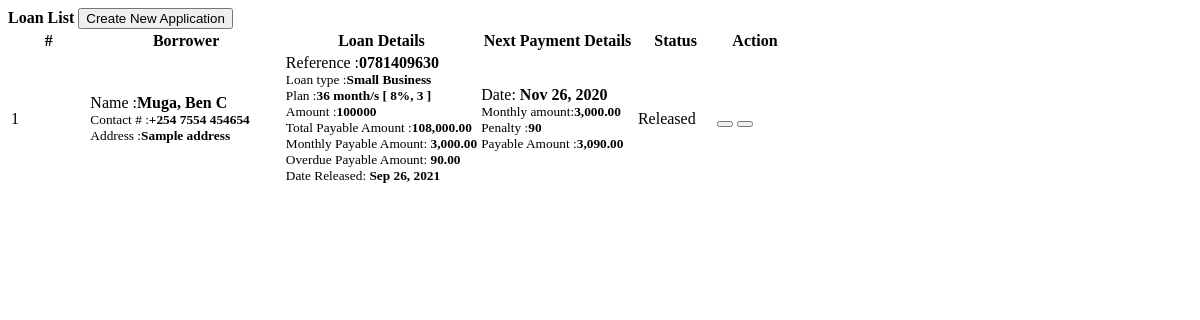
The app's page /loans.php, older data.
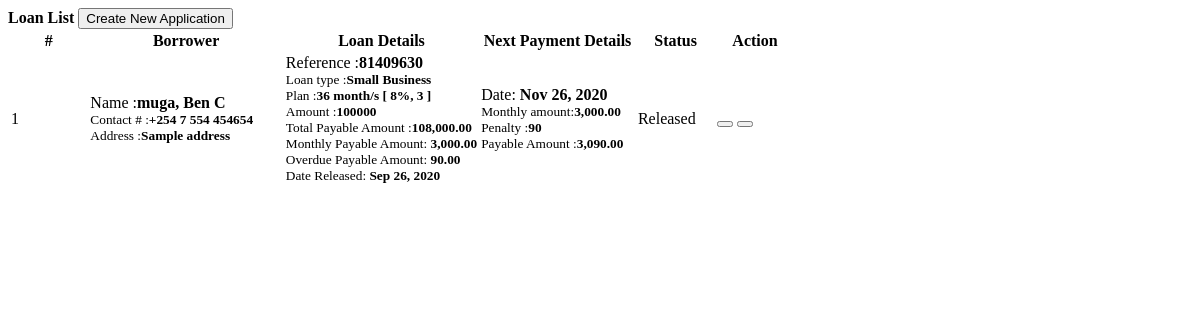
The same page, newer data.
### tables this page shows
CREATE TABLE `loan_list` (
  `id` int(30) NOT NULL,
  `ref_no` varchar(50) NOT NULL,
  `loan_type_id` int(30) NOT NULL,
  `borrower_id` int(30) NOT NULL,
  `purpose` text NOT NULL,
  `amount` double NOT NULL,
  `plan_id` int(30) NOT NULL,
  `status` tinyint(1) NOT NULL DEFAULT 0 COMMENT '0= request, 1= confrimed,2=released,3=complteted,4=denied\r\n',
  `date_released` datetime NOT NULL,
  `date_created` datetime NOT NULL DEFAULT current_timestamp() ON UPDATE current_timestamp()
);

CREATE TABLE `borrowers` (
  `id` int(30) NOT NULL,
  `firstname` varchar(100) NOT NULL,
  `middlename` varchar(100) NOT NULL,
  `lastname` varchar(100) NOT NULL,
  `contact_no` varchar(30) NOT NULL,
  `address` text NOT NULL,
  `email` varchar(50) NOT NULL,
  `tax_id` varchar(50) NOT NULL,
  `date_created` int(11) NOT NULL
);

CREATE TABLE `loan_plan` (
  `id` int(30) NOT NULL,
  `months` int(11) NOT NULL,
  `interest_percentage` float NOT NULL,
  `penalty_rate` int(11) NOT NULL
);

CREATE TABLE `loan_schedules` (
  `id` int(30) NOT NULL,
  `loan_id` int(30) NOT NULL,
  `date_due` date NOT NULL
);

### loans.php (the view, shortened to what this page needs)
<?php include 'db_connect.php' ?>
<div class="container-fluid">
	<div class="col-lg-12">
		<div class="card">
			<div class="card-header">
				<large class="card-title">
					<b>Loan List</b>
					<button class="btn btn-primary btn-sm btn-block col-md-2 float-right" type="button" id="new_application"><i class="fa fa-plus"></i> Create New Application</button>
				</large>
			</div>
			<div class="card-body">
				<table class="table table-bordered" id="loan-list">
					<colgroup>
						<col width="10%">
						<col width="25%">
						<col width="25%">
						<col width="20%">
						<col width="10%">
						<col width="10%">
					</colgroup>
					<thead>
						<tr>
							<th class="text-center">#</th>
							<th class="text-center">Borrower</th>
							<th class="text-center">Loan Details</th>
							<th class="text-center">Next Payment Details</th>
							<th class="text-center">Status</th>
							<th class="text-center">Action</th>
						</tr>
					</thead>
					<tbody>
						<?php
							$i=1;
							$type = $conn->query("SELECT * FROM loan_types where id in (SELECT loan_type_id from loan_list) ");
							while($row=$type->fetch_assoc()){
								$type_arr[$row['id']] = $row['type_name'];
							}
							$plan = $conn->query("SELECT *,concat(months,' month/s [ ',interest_percentage,'%, ',penalty_rate,' ]') as plan FROM loan_plan where id in (SELECT plan_id from loan_list) ");
							while($row=$plan->fetch_assoc()){
								$plan_arr[$row['id']] = $row;
							}
							$qry = $conn->query("SELECT l.*,concat(b.lastname,', ',b.firstname,' ',b.middlename)as name, b.contact_no, b.address from loan_list l inner join borrowers b on b.id = l.borrower_id  order by id asc");
							while($row = $qry->fetch_assoc()):
								$monthly = ($row['amount'] + ($row['amount'] * ($plan_arr[$row['plan_id']]['interest_percentage']/100))) / $plan_arr[$row['plan_id']]['months'];
								$penalty = $monthly * ($plan_arr[$row['plan_id']]['penalty_rate']/100);
								$payments = $conn->query("SELECT * from payments where loan_id =".$row['id']);
								$paid = $payments->num_rows;
								$offset = $paid > 0 ? " offset $paid ": "";
								if($row['status'] == 2):
									$next = $conn->query("SELECT * FROM loan_schedules where loan_id = '".$row['id']."'  order by date(date_due) asc limit 1 $offset ")->fetch_assoc()['date_due'];
								endif;
						 ?>
						 <tr>
						 	<td class="text-center"><?php echo $i++ ?></td>
						 	<td>
						 		<p>Name :<b><?php echo $row['name'] ?></b></p>
						 		<p><small>Contact # :<b><?php echo $row['contact_no'] ?></small></b></p>
						 		<p><small>Address :<b><?php echo $row['address'] ?></small></b></p>
						 	</td>
						 	<td>
						 		<p>Reference :<b><?php echo $row['ref_no'] ?></b></p>
						 		<p><small>Loan type :<b><?php echo $type_arr[$row['loan_type_id']] ?></small></b></p>
						 		<p><small>Plan :<b><?php echo $plan_arr[$row['plan_id']]['plan'] ?></small></b></p>
						 		<p><small>Amount :<b><?php echo $row['amount'] ?></small></b></p>
						 		<p><small>Total Payable Amount :<b><?php echo number_format($monthly * $plan_arr[$row['plan_id']]['months'],2) ?></small></b></p>
						 		<p><small>Monthly Payable Amount: <b><?php echo number_format($monthly,2) ?></small></b></p>
						 		<p><small>Overdue Payable Amount: <b><?php echo number_format($penalty,2) ?></small></b></p>
						 		<?php if($row['status'] == 2 || $row['status'] == 3): ?>
						 		<p><small>Date Released: <b><?php echo date("M d, Y",strtotime($row['date_released'])) ?></small></b></p>
						 		<?php endif; ?>
						 	</td>
						 	<td>
						 		<?php if($row['status'] == 2 ): ?>
						 		<p>Date: <b>
						 		<?php echo date('M d, Y',strtotime($next)); ?>
						 		</b></p>
						 		<p><small>Monthly amount:<b><?php echo number_format($monthly,2) ?></b></small></p>
						 		<p><small>Penalty :<b><?php echo $add = (date('Ymd',strtotime($next)) < date("Ymd") ) ?  $penalty : 0; ?></b></small></p>
						 		<p><small>Payable Amount :<b><?php echo number_format($monthly + $add,2) ?></b></small></p>
						 		<?php else: ?>
					 				N/a
						 		<?php endif; ?>
						 	</td>
						 	<td class="text-center">
						 		<?php if($row['status'] == 0): ?>
						 			<span class="badge badge-warning">For Approval</span>
						 		<?php elseif($row['status'] == 1): ?>
						 			<span class="badge badge-info">Approved</span>
					 			<?php elseif($row['status'] == 2): ?>
						 			<span class="badge badge-primary">Released</span>
					 			<?php elseif($row['status'] == 3): ?>
						 			<span class="badge badge-success">Completed</span>
					 			<?php elseif($row['status'] == 4): ?>
						 			<span class="badge badge-danger">Denied</span>
						 		<?php endif; ?>
						 	</td>
						 	<td class="text-center">
						 			<button class="btn btn-outline-primary btn-sm edit_loan" type="button" data-id="<?php echo $row['id'] ?>"><i class="fa fa-edit"></i></button>
						 			<button class="btn btn-outline-danger btn-sm delete_loan" type="button" data-id="<?php echo $row['id'] ?>"><i class="fa fa-trash"></i></button>
						 	</td>
						 </tr>
						<?php endwhile; ?>
					</tbody>
				</table>
			</div>
		</div>
	</div>
</div>

### loans.php (style rules this page uses)
td p { margin:unset; }
td { vertical-align: middle !important; }

Row changes from the older to the newer data that the page shows:
changed loan_list "Small Business": name "Muga, Ben C" → "muga, Ben C"; borrower.contact_no "+254 7554 454654" → "+254 7 554 454654"; ref_no "0781409630" → "81409630"; date_released "Sep 26, 2021" → "Sep 26, 2020"
